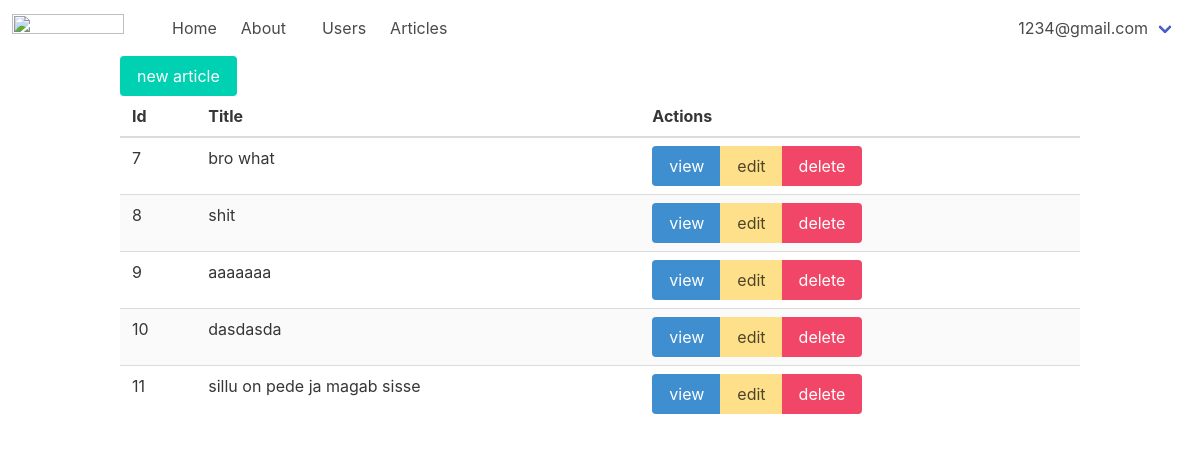
Screenshot of /admin/articles (signed in) with the database file from the repository.
### tables this page shows
CREATE TABLE users
(
    id       integer
        primary key autoincrement,
    email    text not null
        unique,
    password text not null
);

CREATE TABLE "articles"
(
    id    integer
        primary key autoincrement,
    title text,
    body  text
);

### helpers.php (called while the page is built, shortened)
<?php
function view($viewName, $vars = []){
    extract($vars);
    include __DIR__ . "/views/$viewName.php";
}
function auth(){
    return User::auth();
}

### src/Controllers/ArticlesController.php (called while the page is built, shortened)
<?php
class ArticlesController {
    public function index(){
        $articles = Article::all();
        view('articles/index', compact('articles'));
    }
}

### src/DB.php (called while the page is built, shortened)
<?php
class DB {
    private $conn;
    public function __construct(){
        try {
            $this->conn = new PDO("sqlite:db.sqlite");
            $this->conn->setAttribute(PDO::ATTR_ERRMODE, PDO::ERRMODE_EXCEPTION);
        } catch(PDOException $e) {
            echo "Connection failed: " . $e->getMessage();
        }
    }
    public function all($table, $class){
        $stmt = $this->conn->prepare("SELECT * FROM $table");
        $stmt->execute();
        return $stmt->fetchAll();
    }
    public function find($table, $class, $id){
        $stmt = $this->conn->prepare("SELECT * FROM $table WHERE id = $id");
        $stmt->execute();
        return $stmt->fetch();
    }
}

### src/Models/Model.php (called while the page is built, shortened)
<?php
class Model {
    public static $table;
    public static function all(){
        $db = new DB();
        return $db -> all(static::$table, static::class);
    }
    public static function find($id){
        $db = new DB();
        return $db -> find(static::$table, static::class, $id);
    }
}

### src/Models/User.php (called while the page is built, shortened)
<?php
class User extends Model{
    public static function auth(){
        if(isset($_SESSION['user'])){
            $user = self::find($_SESSION['user']);
            if($user){
                return $user;
            }
        }
        return false;
    }
}

### views/articles/index.php (the view)
<?php include __DIR__ . '/../partials/header.php' ?>
<div class="container">
    <a href="/admin/articles/new" class="button is-primary">new article</a>
    <table class="table is-striped is-fullwidth">
        <thead>
            <th>Id</th>
            <th>Title</th>
            <th>Actions</th>
        </thead>
        <tbody>
            <?php foreach($articles as $article): ?>
                <tr>
                    <td><?=$article->id?></td>
                    <td><?=$article->title?></td>
                    <td>
                        <div class="buttons has-addons">
                            <a class="button is-info" href="/admin/articles/view?id=<?=$article->id?>">view</a>
                            <a class="button is-warning" href="/admin/articles/edit?id=<?=$article->id?>">edit</a>
                            <a class="button is-danger" href="/admin/articles/delete?id=<?=$article->id?>">delete</a>
                        </div>
                    </td>
                </tr>
                <?php endforeach; ?>
        </tbody>
    </table>
</div>
<?php include __DIR__ .  '/../partials/footer.php'; ?>

### views/partials/nav.php (shortened to what this page needs)
<nav class="navbar" role="navigation" aria-label="main navigation">
  <div class="navbar-brand">
    <a class="navbar-item" href="/">
      <img src="https://media.discordapp.net/attachments/905786532764467240/1154953166035624006/window_sticker.png?ex=65459ef4&is=653329f4&hm=a5a7f0146ed8cc4ca1bb53b2c5f3f9223319bfd49824668a6f5891b837203c15&=&width=882&height=232" width="112" height="28">
    </a>
  </div>
  <div id="navbarBasicExample" class="navbar-menu">
    <div class="navbar-start">
      <a class="navbar-item" href="/">
      </a>
      <a class="navbar-item" href="/">
        Home
      </a>
      <a class="navbar-item" href="/about">
        About
      </a>
        <div class="navbar-item">
          <a class="navbar-item" href="/admin/users">
            Users
          </a>
          <a class="navbar-item" href="/admin/articles">
            Articles
          </a>
        </div>
      </div>
    </div>
    <div class="navbar-end">
      <div class="navbar-item">
        <?php if(auth()): ?>
          <div class="navbar-item has-dropdown is-hoverable">
            <a class="navbar-link">
              <?=auth()->email?>
            </a>
          </div>
        <?php endif; ?>
      </div>
    </div>
</nav>

### rows the page displays
users: email "1234@gmail.com"
articles: id "7", title "bro what"
articles: id "8", title "shit"
articles: id "9", title "aaaaaaa"
articles: id "10", title "dasdasda"
articles: id "11", title "sillu on pede ja magab sisse"
